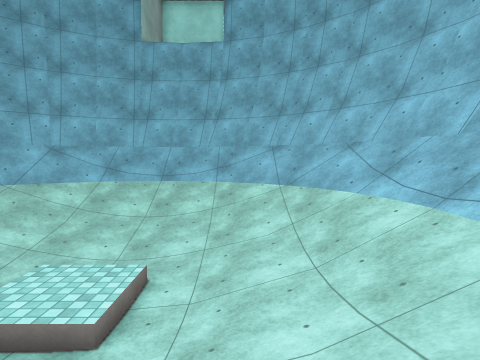
View 1 (above)

12 first-person views from a walk through a scene from a Unity 3-D project. The camera is 1.3 m above the floor, tilts 4° down and sees 80° across. The floor is counted in squares, 1 m on a side. Each view is taken from the middle of a square. On the plan, view 1 faces up. The plan holds only what a view shows up to about 13 squares ahead; the rest is blank. The place goes on beyond the plan. The player is left out. Surface patterns are stand-ins for the level's own textures.

View 2
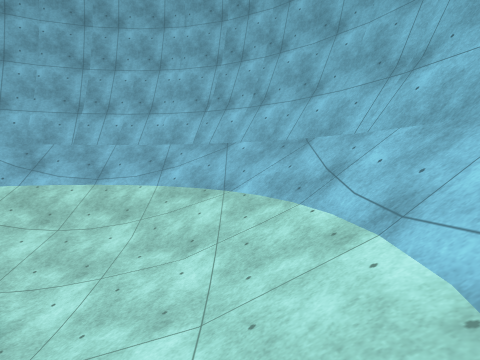

View 3
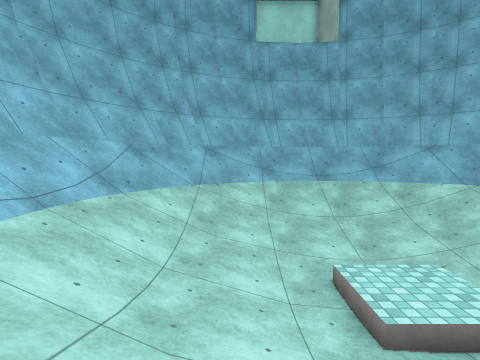

View 4
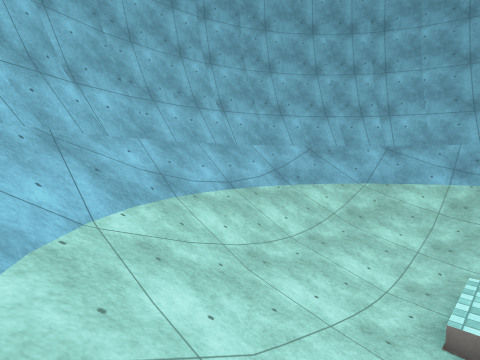

View 5
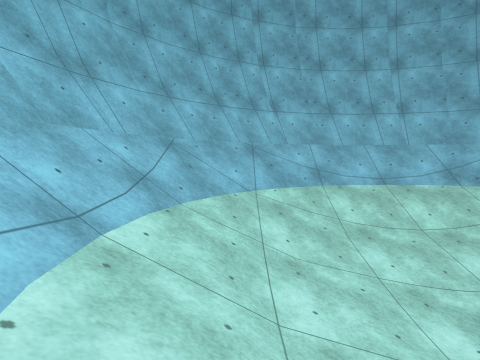

View 6
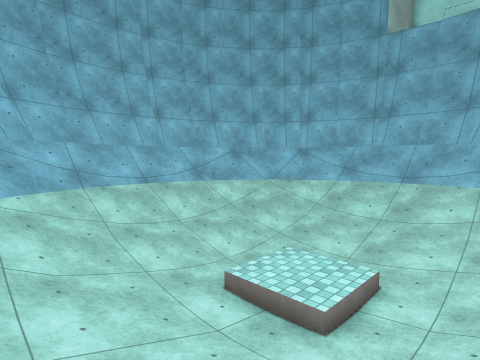

View 7
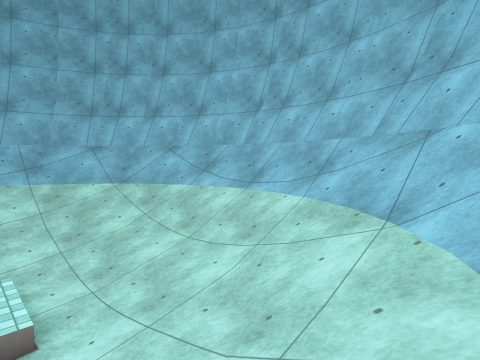

View 8
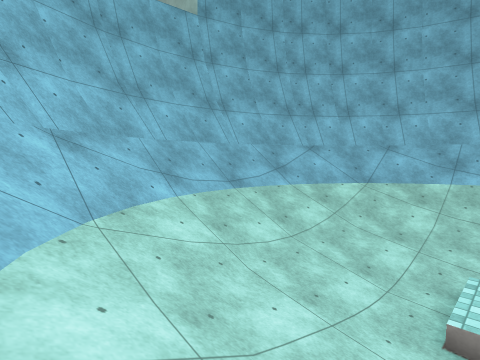

View 9
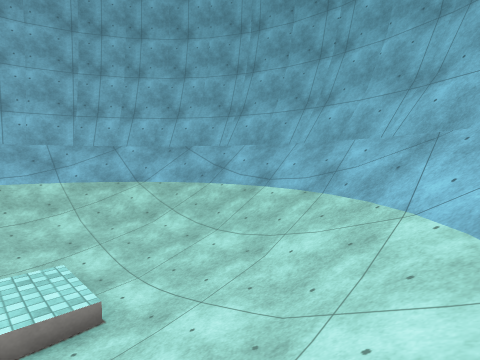

View 10
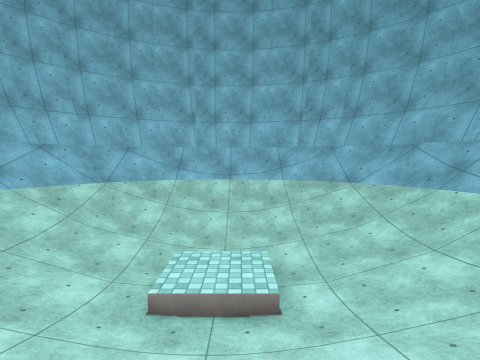

View 11
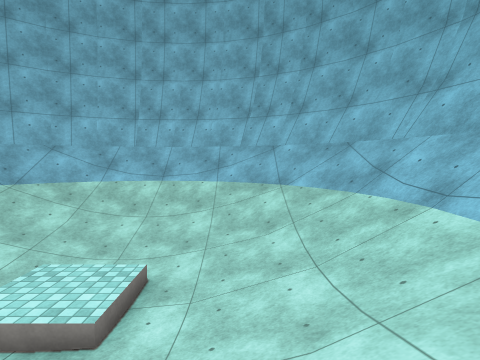

View 12
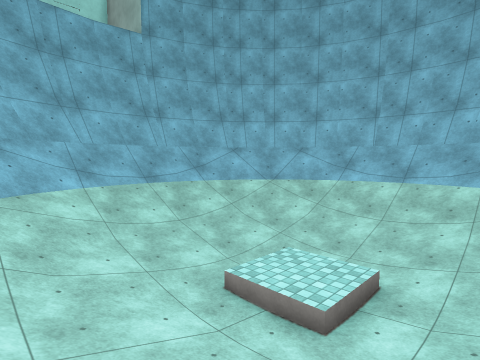

### Floor plan
Key: @ floor where view 1 was taken; # wall or solid block; . main floor; : floor 0.25 m higher than the main floor; / step, stairs or slope; = window, fence, low wall or low ledge.
Columns run from 13 left of view 1 to 6 right of it. Each row starts with its distance up from view 1.
 15     ############
 14    ###=//////=###
 13   ##=//////////=##
 12  ##=////////////=##
 11 ##=//////////////=##
 10 ##////////////////##
  9 #=////////////////=#
  8 #////////::////////#
  7 #///////:..:///////#
  6 #//////:....://////#
  5 #//////:....://////#
  4 #///////:..:///////#
  3 #////////::////////#
  2 #=////////////////=#
  1 ##////////////////##
  0 ##=//////////@///=##
 -1  ##=////////////=##
 -2   ##=//////////=##
 -3    ###=//////=###
 -4     ############

Where each view was taken, in squares from view 1:
view 1: 0 up, 0 right, facing up
view 2: 0 up, 7 left, facing right
view 3: 0 up, 7 left, facing up
view 4: 1 down, 4 left, facing up-left
view 5: 0 up, 0 right, facing left
view 6: 0 up, 0 right, facing up-left
view 7: 1 down, 3 left, facing up-right
view 8: 6 up, 10 left, facing up-right
view 9: 6 up, 10 left, facing down-right
view 10: 5 up, 10 left, facing right
view 11: 2 up, 9 left, facing right
view 12: 2 up, 9 left, facing up-right
